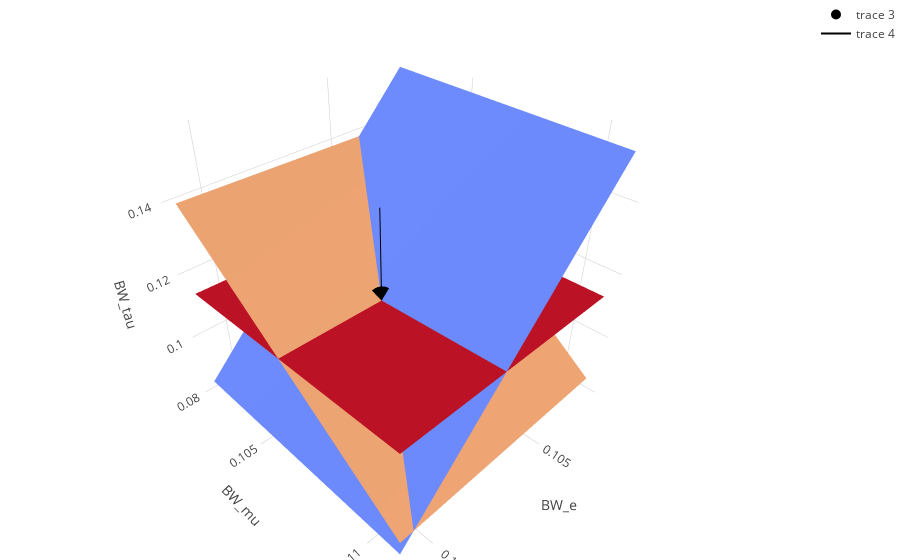

Notebook source saved alongside this figure:
### Code cell
import plotly.plotly as py
from plotly.graph_objs import Surface
import plotly.graph_objs as go
from plotly.offline import download_plotlyjs, init_notebook_mode, plot, iplot

init_notebook_mode(connected=True)

mm = go.Surface(x=bf1, y=bf2, z=bf3_e, 
                surfacecolor = 0*np.ones_like(bf3_e),
                cmin=-1,cmax=2, showscale = False, opacity=1, name='mm channel')
mt = go.Surface(x=bf1, y=bf2, z=bf3_m,  
                surfacecolor = 1*np.ones_like(bf3_m),
                cmin=-1,cmax=2, showscale = False, opacity=1, name='mt channe' )
em = go.Surface(x=bf1, y=bf2, z=bf3_t,
                surfacecolor = 2*np.ones_like(bf3_t),
                cmin=-1,cmax=2, showscale = False, opacity=1, name='em channe' )

pdg = go.Scatter3d(x=np.array([0.1071]),y=np.array([0.1063]),z=np.array([0.1138]),mode='markers', marker=dict(size=10,color='black'))

toy = go.Scatter3d(x=bf1_list[:1000],y=bf2_list[:1000],z=bf3_list[:1000],mode='markers', marker=dict(size=2,color='green'))


pdgB = go.Scatter3d(x=np.array([0.1071,0.1071]),y=np.array([0.1063,0.1063]),z=np.array([0.09,0.14]),mode='lines', 
                    marker=dict(size=10, color='black',line = dict(width = 100)))

layout = go.Layout(scene=dict( xaxis=dict(title='BW_e'), yaxis=dict(title='BW_mu'), zaxis=dict(title='BW_tau')),
                   margin=dict(l=0,r=0,b=0,t=0))

fig = go.Figure(data=[mm,mt,em,pdg,pdgB],layout = layout)
iplot(fig)

### Figure 1 — Plotly figure (JSON) as saved in the notebook; plotly's stock layout.template omitted (floating-point values rounded to 4 significant figures; data arrays with more than 128 entries replaced by an {"elided": "..."} marker saying what was removed)
{"data": [{"cmax": 2, "cmin": -1, "name": "mm channel", "opacity": 1, "showscale": false, "surfacecolor": {"elided": "46x46 int values"}, "type": "surface", "x": {"elided": "46x46 float values"}, "y": {"elided": "46x46 float values"}, "z": {"elided": "46x46 float values"}}, {"cmax": 2, "cmin": -1, "name": "mt channe", "opacity": 1, "showscale": false, "surfacecolor": {"elided": "46x46 int values"}, "type": "surface", "x": {"elided": "46x46 float values"}, "y": {"elided": "46x46 float values"}, "z": {"elided": "46x46 float values"}}, {"cmax": 2, "cmin": -1, "name": "em channe", "opacity": 1, "showscale": false, "surfacecolor": {"elided": "46x46 int values"}, "type": "surface", "x": {"elided": "46x46 float values"}, "y": {"elided": "46x46 float values"}, "z": {"elided": "46x46 float values"}}, {"marker": {"color": "black", "size": 10}, "mode": "markers", "type": "scatter3d", "x": [0.1071], "y": [0.1063], "z": [0.1138]}, {"marker": {"color": "black", "line": {"width": 100}, "size": 10}, "mode": "lines", "type": "scatter3d", "x": [0.1071, 0.1071], "y": [0.1063, 0.1063], "z": [0.09, 0.14]}], "layout": {"margin": {"b": 0, "l": 0, "r": 0, "t": 0}, "scene": {"xaxis": {"title": "BW_e"}, "yaxis": {"title": "BW_mu"}, "zaxis": {"title": "BW_tau"}}}}
